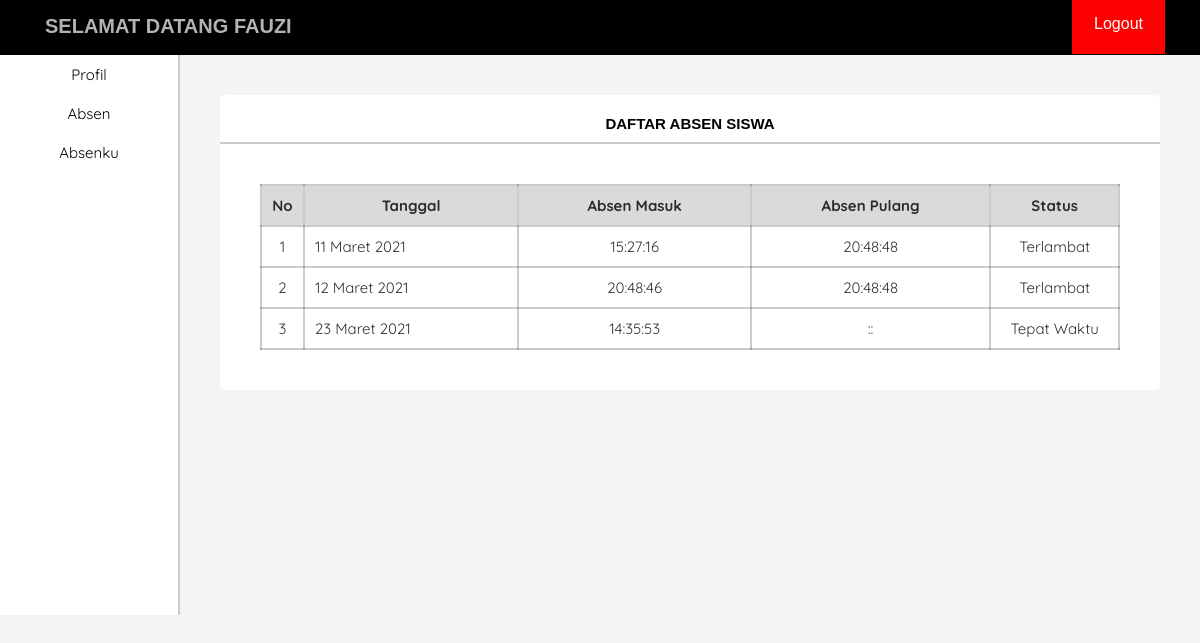
/USER/daftarAbsen.php (signed in), run on the app's committed database.
### tables this page shows
CREATE TABLE `tb_absen` (
  `id` int(11) NOT NULL,
  `username` varchar(100) NOT NULL,
  `datetime_masuk` varchar(100) NOT NULL,
  `datetime_keluar` varchar(100) NOT NULL,
  `status` varchar(50) NOT NULL
);

### USER/daftarAbsen.php (the view, shortened to what this page needs)
<?php
require '../ADMIN/function.php';
?>
<!DOCTYPE html>
<html lang="en">
<head>
    <link rel="stylesheet" href="../CSS/style_admin.css">
    <link rel="stylesheet" href="../CSS/style_user.css">
    <link rel="stylesheet" href="https://cdnjs.cloudflare.com/ajax/libs/font-awesome/5.15.1/css/all.min.css">
</head>
<body>
    <header>
        <div class="title">
            <h1>SELAMAT DATANG <?php echo $_SESSION['nama']; ?></h1>
        </div>
        <div class="logout">
            <a href="../logout.php">Logout</a>
        </div>
    </header>
    <main>
        <aside>
            <div class="aside">
                <ul>
                    <a href="./user.php"><li>Profil</li></a>
                    <a href="./absen.php"><li>Absen</li></a>
                    <a href="./daftarAbsen.php"><li>Absenku</li></a>
                </ul>
            </div>
        </aside>
        <div class="container">
            <div class="card">
                <h1>DAFTAR ABSEN SISWA</h1>
                <div class="daftar-absen">
                    <table class="table-absen">
                            <tr class="judul">
                                <td class="no">No</td>
                                <td class="tanggal">Tanggal</td>
                                <td class="masuk">Absen Masuk</td>
                                <td class="pulang">Absen Pulang</td>
                                <td class="status">Status</td>
                            </tr>
                            <?php
                                $username = $_SESSION['nama'];
                                $result = mysqli_query($conn, "SELECT * FROM tb_absen WHERE username = '$username' ");
                                $no = 0;
                                while($data = mysqli_fetch_assoc($result)){
                                $masuk = $data['datetime_masuk'];
                                $pisah_waktu = explode(" ",$masuk);
                                $tanggal = $pisah_waktu[1];
                                $waktu = $pisah_waktu[2];
                                $jam_lengkap = explode(":",$waktu);
                                $jam = $jam_lengkap[0];
                                $menit = $jam_lengkap[1];
                                $detik = $jam_lengkap[2];
                                $keluar = $data['datetime_keluar'];
                                $waktu_keluar = explode(" ",$keluar);
                                $waktu_pulang = $waktu_keluar[2];
                                $keluar_lengkap = explode(":",$waktu_pulang);
                                $jam_keluar = $keluar_lengkap[0];
                                $menit_keluar = $keluar_lengkap[1];
                                $detik_keluar = $keluar_lengkap[2];
                                $nama_bulan = array( 1 => 'Januari', 'Februari', 'Maret', 'April', 'Mei', 'Juni', 'Juli', 'Agustus',
                                                            'September', 'Oktober', 'November', 'Desember');
                                $pisah_tanggal = explode("/",$tanggal);
                                $data_tanggal = $pisah_tanggal[0]." ".$nama_bulan[$pisah_tanggal[1]]." ".$pisah_tanggal[2];
                                $datetime_masuk = $jam.":".$menit.":".$detik;
                                $datetime_keluar = $jam_keluar.":".$menit_keluar.":".$detik_keluar;
                                    $no++
                            ?>
                            <tr>
                                <td class="nmr"><?php echo $no ?></td>
                                <td class="tanggal"><?php echo $data_tanggal; ?></td>
                                <td class="masuk"><?php echo $datetime_masuk ?></td>
                                <td class="keluar"><?php echo $datetime_keluar?></td>
                                <td class="status"><?php echo $data['status'] ?></td>
                            </tr>
                            <?php
                                }
                            ?>
                    </table>
                </div>
            </div>
        </div>
    </main>
</body>
</html>

### CSS/style_admin.css (style rules this page uses)
* { margin: 0; padding: 0; box-sizing: border-box; }
body { font-family: sans-serif; background-color: #f5f4f4; }
header { width: 100%; height: 55px; background-color: #000; padding: 15px; top: 0; z-index: 10; position: fixed; }
.title h1 { float: left; color: #fff; font-size: 20px; opacity: 0.7; padding-left: 30px; }
.logout { float: right; padding-right: 20px; }
.logout a { padding: 22px; text-decoration: none; color: #fff; background-color: red; }
main { padding-top: 55px; }
aside { position: fixed; width: 15%; height: 560px; float: left; background-color: #fff; border-right: 2px solid rgba(0, 0, 0, 0.2); font-family: 'Quicksand', sans-serif; }
.aside li { text-align: center; font-size: 15px; }
.aside a { color: #000; text-decoration: none; }
.aside ul li { padding: 10px; list-style-type: none; }
.container { width: 85%; padding: 40px; float: right; }
.card { background-color: #fff; border-radius: 5px; }
.card h1 { padding-top: 20px; padding-bottom: 10px; text-align: center; font-size: 15px; border-bottom: 2px solid rgba(0, 0, 0, 0.2); }

### CSS/style_user.css (style rules this page uses)
.card { height: 100%; }
.daftar-absen td { padding: 10px; padding-top: 20px; border: transparent; }
.status { width: 15%; }
.tanggal { width: 40%; }
.daftar-absen { padding: 40px; }
.table-absen { width: 100%; border-collapse: collapse; border: 2px solid rgba(0, 0, 0, 0.2); border-radius: 20px; }
.table-absen .judul { background-color: rgb(219, 218, 218); }
.table-absen .judul td { text-align: center; font-weight: bold; }
.table-absen td { padding: 10px; border-collapse: collapse; border: 2px solid rgba(0, 0, 0, 0.2); opacity: 0.8; font-size: 15px; font-family: 'Quicksand', sans-serif; }
.user, .nmr, .masuk, .keluar, .status { text-align: center; }
.table-absen .nmr { width: 5%; }
.table-absen .tanggal { width: 25%; }

### data on the page
tb_absen: datetime_masuk "11 Maret 2021", datetime_masuk "15:27:16", datetime_keluar "20:48:48", status "Terlambat"
tb_absen: datetime_masuk "12 Maret 2021", datetime_masuk "20:48:46", datetime_keluar "20:48:48", status "Terlambat"
tb_absen: datetime_masuk "23 Maret 2021", datetime_masuk "14:35:53", datetime_keluar "::", status "Tepat Waktu"

### other printed values
$_SESSION['nama'] "FAUZI"
